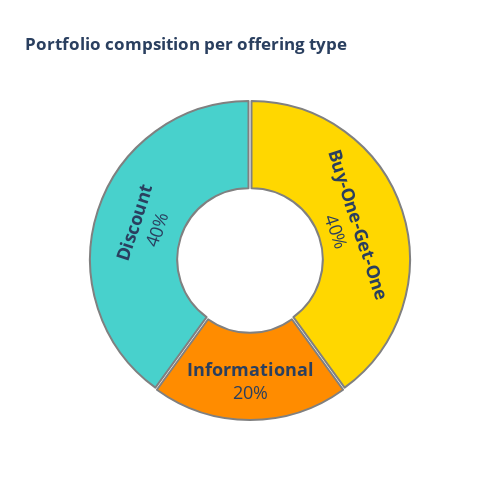

Notebook cell for this chart:
### Code cell
grouping = df.groupby('offer_type').size()

colors = ['gold', 'mediumturquoise', 'darkorange', 'lightgreen']

fig = px.pie(values=grouping, 
             names=['<b>Buy-One-Get-One</b>', '<b>Discount</b>', '<b>Informational</b>'],
             title='<b>Portfolio compsition per offering type</b>', hole=.45)
fig.update_traces(textposition='inside',
                  textinfo='percent+label',
                  textfont_size=18,
                  textfont_color='dark grey',
                  pull=0.01,
                  marker=dict(colors=colors, line=dict(color='grey', width=2)), showlegend=False)
fig.update_layout(autosize=False, width=500, height=500)

fig.show()

### Figure 1 — Plotly figure (JSON) as saved in the notebook; plotly's stock layout.template omitted (floating-point values rounded to 4 significant figures)
{"data": [{"domain": {"x": [0, 1], "y": [0, 1]}, "hole": 0.45, "hovertemplate": "label=%{label}<br>value=%{value}<extra></extra>", "labels": ["<b>Buy-One-Get-One</b>", "<b>Discount</b>", "<b>Informational</b>"], "legendgroup": "", "marker": {"colors": ["gold", "mediumturquoise", "darkorange", "lightgreen"], "line": {"color": "grey", "width": 2}}, "name": "", "pull": 0.01, "showlegend": false, "textfont": {"color": "dark grey", "size": 18}, "textinfo": "percent+label", "textposition": "inside", "type": "pie", "values": [4, 4, 2]}], "layout": {"autosize": false, "height": 500, "legend": {"tracegroupgap": 0}, "title": {"text": "<b>Portfolio compsition per offering type</b>"}, "width": 500}}
